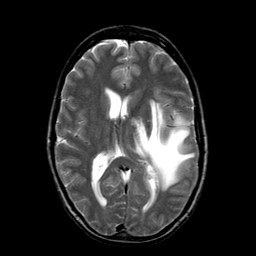
%> input picture data/mr_brain.jpg, 256 x 256 px
$ octave contrast_to_noise.m   (GNU Octave 9; MATLAB toolbox functions it lacks are replaced by stand-ins)
%> lines starting %> are read from the running program, lines starting %| are printed output that depends on the picture
% CONTRAST-TO-NOISE RATIO
% CNR_AB = C_AB/sigma_N = |S_A - S_B|/sigma_N

I = im2double(imread('data/mr_brain.jpg'));
%> I: size 256x256x3 double; min 0, max 1, mean 0.168

% Define regions
regionA = I(50:100, 50:100);        % object
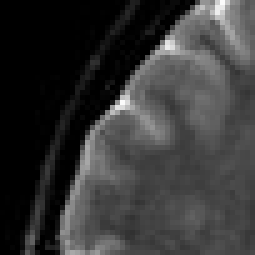
%> regionA: size 51x51 double (shown 5 times larger); min 0, max 0.984, mean 0.214
regionB = I(150:200, 150:200);      % background
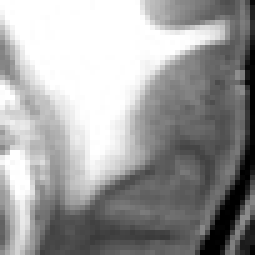
%> regionB: size 51x51 double (shown 5 times larger); min 0, max 1, mean 0.623
noise_region = regionB;             % often same as background

cnr_value = cnr_custom(regionA, regionB, noise_region);

disp(['CNR = ', num2str(cnr_value)]);

function cnr = cnr_custom(regionA, regionB, noise_region)

    % Convert to double
    regionA = double(regionA);
    regionB = double(regionB);
    noise_region = double(noise_region);

    % Compute means
    mu_A = mean(regionA(:));
%> mu_A = 0.214
    mu_B = mean(regionB(:));
%> mu_B = 0.623

    % Estimate noise (std)
    sigma_N = std(noise_region(:));
%> sigma_N = 0.295

    % Avoid division by zero
    if sigma_N == 0
        cnr = Inf;
    else
        cnr = abs(mu_A - mu_B) / sigma_N;
%> cnr = 1.39
%| CNR = 1.387
    end
end
